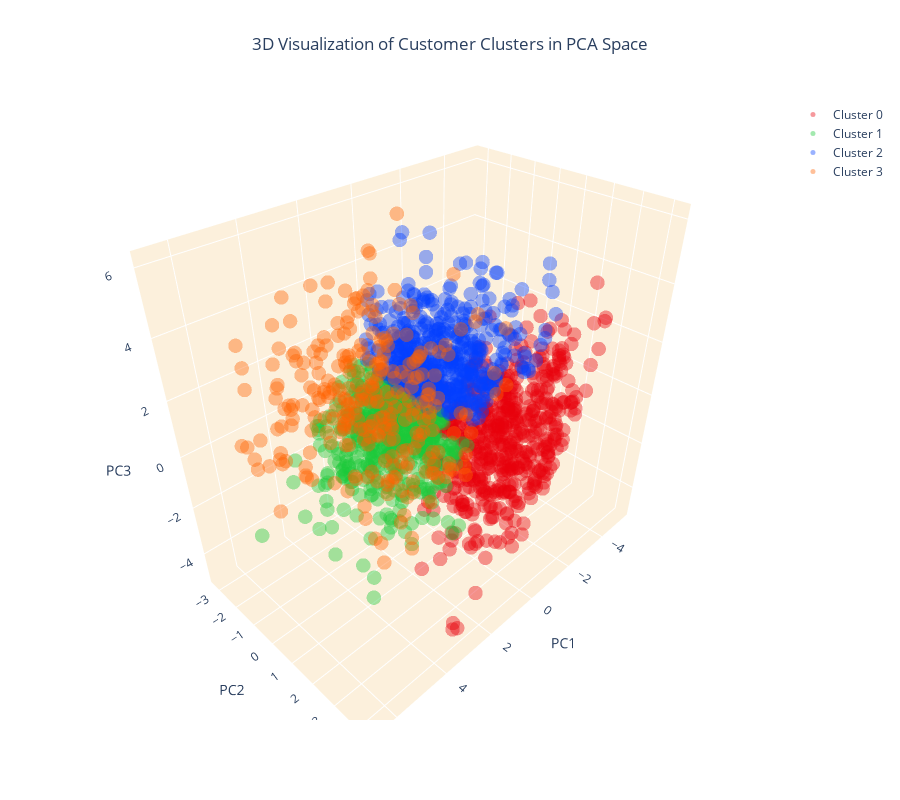

The notebook cell saved with this chart:
### Code cell
fig = go.Figure()

for i in range(4):
    cluster_data = customer_data_pca[customer_data_pca['cluster'] == i]
    fig.add_trace(go.Scatter3d(
        x=cluster_data['PC1'], 
        y=cluster_data['PC2'], 
        z=cluster_data['PC3'],
        mode='markers',
        marker=dict(color=colors[i], size=5, opacity=0.4),
        name=f'Cluster {i}'
    ))

fig.update_layout(
    title=dict(text='3D Visualization of Customer Clusters in PCA Space', x=0.5),
    scene=dict(
        xaxis=dict(backgroundcolor="#fcf0dc", gridcolor='white', title='PC1'),
        yaxis=dict(backgroundcolor="#fcf0dc", gridcolor='white', title='PC2'),
        zaxis=dict(backgroundcolor="#fcf0dc", gridcolor='white', title='PC3'),
    ),
    width=900,
    height=800
)

fig.show()

### Figure 1 — Plotly figure (JSON) as saved in the notebook; plotly's stock layout.template omitted (floating-point values rounded to 4 significant figures; data arrays with more than 128 entries replaced by an {"elided": "..."} marker saying what was removed)
{"data": [{"marker": {"color": "#e8000b", "opacity": 0.4, "size": 5}, "mode": "markers", "name": "Cluster 0", "type": "scatter3d", "x": {"elided": "532 float values"}, "y": {"elided": "532 float values"}, "z": {"elided": "532 float values"}}, {"marker": {"color": "#1ac938", "opacity": 0.4, "size": 5}, "mode": "markers", "name": "Cluster 1", "type": "scatter3d", "x": {"elided": "497 float values"}, "y": {"elided": "497 float values"}, "z": {"elided": "497 float values"}}, {"marker": {"color": "#023eff", "opacity": 0.4, "size": 5}, "mode": "markers", "name": "Cluster 2", "type": "scatter3d", "x": {"elided": "486 float values"}, "y": {"elided": "486 float values"}, "z": {"elided": "486 float values"}}, {"marker": {"color": "#ff6200", "opacity": 0.4, "size": 5}, "mode": "markers", "name": "Cluster 3", "type": "scatter3d", "x": {"elided": "290 float values"}, "y": {"elided": "290 float values"}, "z": {"elided": "290 float values"}}], "layout": {"height": 800, "scene": {"xaxis": {"backgroundcolor": "#fcf0dc", "gridcolor": "white", "title": {"text": "PC1"}}, "yaxis": {"backgroundcolor": "#fcf0dc", "gridcolor": "white", "title": {"text": "PC2"}}, "zaxis": {"backgroundcolor": "#fcf0dc", "gridcolor": "white", "title": {"text": "PC3"}}}, "title": {"text": "3D Visualization of Customer Clusters in PCA Space", "x": 0.5}, "width": 900}}
